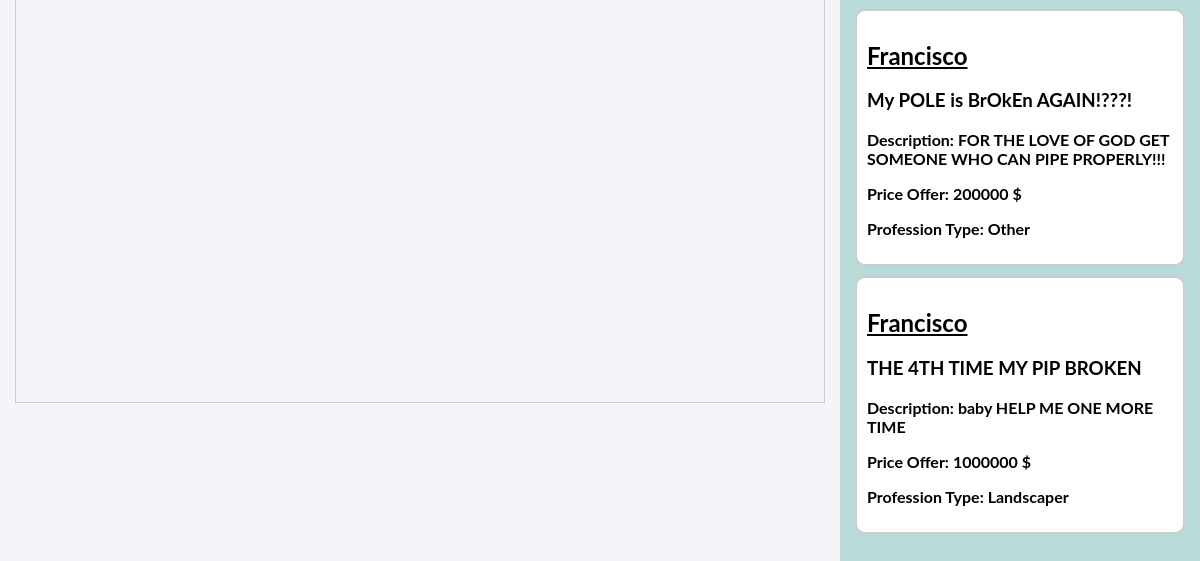
Before: / (lower part) with the older database file.
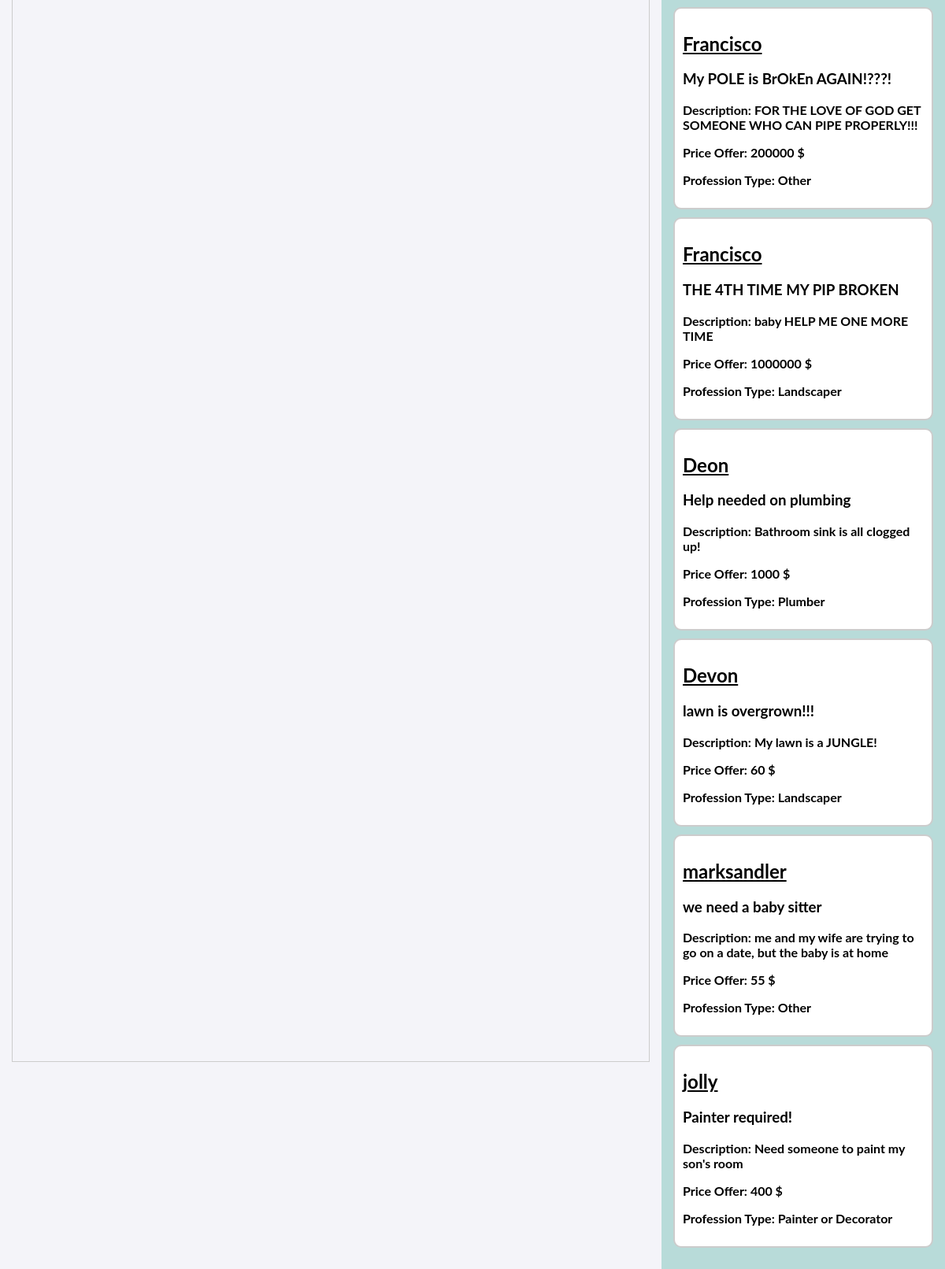
After: the same page with the newer database file.
### trademap/models.py (models this page shows)
class Account(models.Model):
    username = models.CharField(max_length=40)
    first_name = models.CharField(max_length=40)
    last_name = models.CharField(max_length=40)
    password = models.CharField(max_length=40)
    profession = models.CharField(max_length=40)

class JobPostings(Account):
    jobs = [
        ('Plumber', 'Plumber'),
        ('Carpenter', 'Carpenter'),
        ('Electrician', 'Electrician'),
        ('Landscaper', 'Landscaper'),
        ('Painter or Decorator', 'Painter or Decorator'),
        ('Other', 'Other'),
        ]
    user = models.CharField(max_length=40)
    title = models.CharField(max_length=100)
    description = models.CharField(max_length=300)
    cost_offer = models.IntegerField()
    profession_type = models.CharField(max_length=40, choices= jobs)
    contact = models.CharField(max_length = 15, default = '')
    location = models.CharField(max_length = 100, default = '')

### trademap/views.py (the view)
# urls.py: path("", views.index, name = "home"),
def index(request):
    len(values)
    return render(request, 'index.html', {
        'postings': values
    })

### templates/index.html (shortened to what this page needs)
<html lang="en">
<head>
</head>
<body>
    <div class="container">
        <div class="left-boxes">
            <div id="map" class="google-map"></div>
        </div>
       <div class="right-box">
        {% for post in postings %}
            <div class="post-box">
                <div class="clear-box" onclick="toggleMoreInfo(this)">
                    <h2 style="text-decoration: underline;">{{ post.user }}</h2>
                    <h3>{{ post.title }}</h3>
                    <p>Description: {{ post.description }}</p>
                    <p>Price Offer: {{ post.cost_offer }} $</p>
                    <p>Profession Type: {{ post.profession_type }}</p>
                </div>
            </div>
        {% endfor %}
    </div>
</body>
</html>

Changed rows visible on the page:
added JobPostings: user "Deon", title "Help needed on plumbing", description "Bathroom sink is all clogged up!", cost_offer "1000", profession_type "Plumber"
added JobPostings: user "Devon", title "lawn is overgrown!!!", description "My lawn is a JUNGLE!", cost_offer "60", profession_type "Landscaper"
added JobPostings: user "marksandler", title "we need a baby sitter", description "me and my wife are trying to go on a date, but the baby is at home", cost_offer "55", profession_type "Other"
added JobPostings: user "jolly", title "Painter required!", description "Need someone to paint my son's room", cost_offer "400", profession_type "Painter or Decorator"
